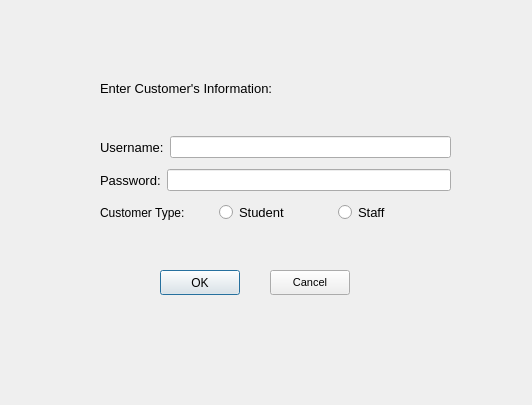
<?xml version="1.0" encoding="UTF-8"?>
<ui version="4.0">
 <class>AddBalanceLogin</class>
 <widget class="QDialog" name="AddBalanceLogin">
  <property name="geometry">
   <rect>
    <x>0</x>
    <y>0</y>
    <width>532</width>
    <height>405</height>
   </rect>
  </property>
  <property name="windowTitle">
   <string>Add Balance</string>
  </property>
  <widget class="QLabel" name="label_title">
   <property name="geometry">
    <rect>
     <x>100</x>
     <y>80</y>
     <width>221</width>
     <height>16</height>
    </rect>
   </property>
   <property name="font">
    <font>
     <pointsize>10</pointsize>
    </font>
   </property>
   <property name="text">
    <string>Enter Customer's Information:</string>
   </property>
  </widget>
  <widget class="QPushButton" name="pushButton_ok">
   <property name="geometry">
    <rect>
     <x>160</x>
     <y>270</y>
     <width>80</width>
     <height>25</height>
    </rect>
   </property>
   <property name="text">
    <string>OK</string>
   </property>
  </widget>
  <widget class="QPushButton" name="pushButton_cancel">
   <property name="geometry">
    <rect>
     <x>270</x>
     <y>270</y>
     <width>80</width>
     <height>25</height>
    </rect>
   </property>
   <property name="font">
    <font>
     <pointsize>8</pointsize>
    </font>
   </property>
   <property name="text">
    <string>Cancel</string>
   </property>
  </widget>
  <widget class="QWidget" name="layoutWidget">
   <property name="geometry">
    <rect>
     <x>100</x>
     <y>131</y>
     <width>351</width>
     <height>98</height>
    </rect>
   </property>
   <layout class="QVBoxLayout" name="verticalLayout">
    <item>
     <layout class="QHBoxLayout" name="horizontalLayout">
      <item>
       <widget class="QLabel" name="label_username">
        <property name="font">
         <font>
          <pointsize>10</pointsize>
         </font>
        </property>
        <property name="text">
         <string>Username:</string>
        </property>
       </widget>
      </item>
      <item>
       <widget class="QLineEdit" name="lineEdit_username"/>
      </item>
     </layout>
    </item>
    <item>
     <layout class="QHBoxLayout" name="horizontalLayout_2">
      <item>
       <widget class="QLabel" name="label_password">
        <property name="font">
         <font>
          <pointsize>10</pointsize>
         </font>
        </property>
        <property name="text">
         <string>Password:</string>
        </property>
       </widget>
      </item>
      <item>
       <widget class="QLineEdit" name="lineEdit_password">
        <property name="echoMode">
         <enum>QLineEdit::Password</enum>
        </property>
       </widget>
      </item>
     </layout>
    </item>
    <item>
     <layout class="QHBoxLayout" name="horizontalLayout_3">
      <item>
       <widget class="QLabel" name="label_customerType">
        <property name="font">
         <font>
          <pointsize>9</pointsize>
         </font>
        </property>
        <property name="text">
         <string>Customer Type:</string>
        </property>
       </widget>
      </item>
      <item>
       <widget class="QRadioButton" name="radioButton_student">
        <property name="font">
         <font>
          <pointsize>10</pointsize>
         </font>
        </property>
        <property name="text">
         <string>Student</string>
        </property>
       </widget>
      </item>
      <item>
       <widget class="QRadioButton" name="radioButton_staff">
        <property name="font">
         <font>
          <pointsize>10</pointsize>
          <weight>50</weight>
          <bold>false</bold>
         </font>
        </property>
        <property name="text">
         <string>Staff</string>
        </property>
       </widget>
      </item>
     </layout>
    </item>
   </layout>
  </widget>
 </widget>
 <resources/>
 <connections/>
</ui>
